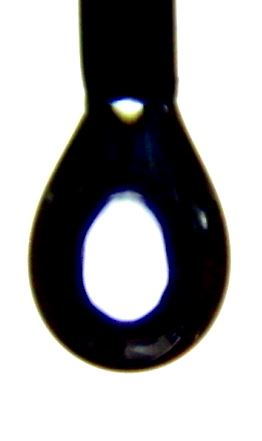
%> input picture 75.jpg, 262 x 441 px
$ octave test1.m   (GNU Octave 9; MATLAB toolbox functions it lacks are replaced by stand-ins)
%> lines starting %> are read from the running program, lines starting %| are printed output that depends on the picture; in (x1, y1, x2, y2) boxes, pixels count from 0 and x2, y2 are one past the last pixel; in counts of white or black regions, pixels touching at a corner belong together; the program's own positions count from 1
clc;clear;
%% 常参数设置
format long
needle_diameter=0.0016;%针尖的直径为0.002m
%% 图像预处理
I=imread('75.jpg');
%> I is the input picture: size 441x262x3 uint8; mean R, G, B 161.9, 161.3, 162.4
I1=rgb2gray(I);
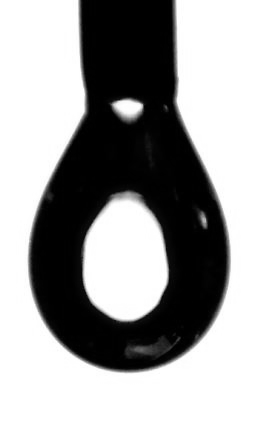
%> I1: size 441x262 uint8; min 0, max 255, mean 161.6
level=graythresh(I1);
%> level = 0.51
I1=~im2bw(I1,level);imshow(I1);
%> after `I1=~im2bw(I1,level)`:
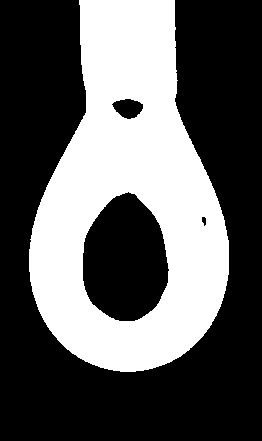
%> I1: size 441x262 logical; 37.1% white; 1 white region, box (x1, y1, x2, y2) and area: (29, 0, 229, 372) 42865
I2=imfill(I1,'holes');
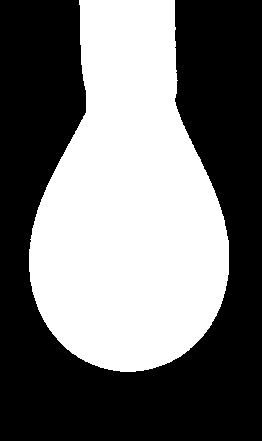
%> I2: size 441x262 logical; 44.8% white; 1 white region, box (x1, y1, x2, y2) and area: (29, 0, 229, 372) 51731
imshow(~I2);
I3=edge(I2);pause(0.3);
%> after `I3=edge(I2)`:
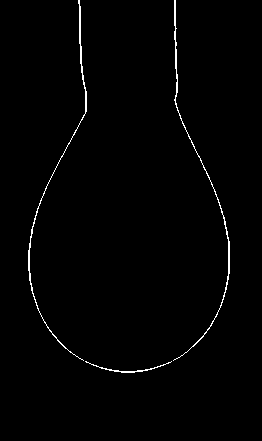
%> I3: size 441x262 logical; 1.1% white in thin lines or dots, all inside (x1, y1, x2, y2) = (28, 0, 230, 373)
%% 图像分割（手动分割针尖和液滴）
%> (the run ends here)

$ run again, with 001.jpg copied over 75.jpg
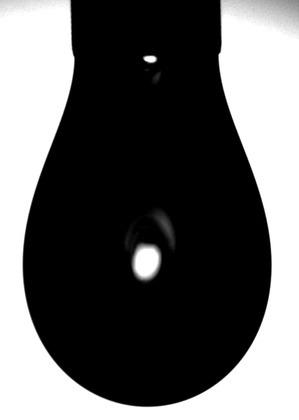
%> input picture 001.jpg, 299 x 420 px, shrunk from 519 x 729 before the run
%> I is the input picture: size 420x299x3 uint8; min 0, max 255, mean 97.4
%> level = 0.494
%> `I1=~im2bw(I1,level)`:
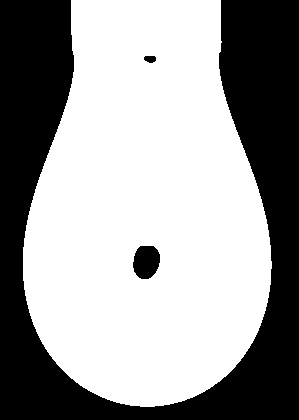
%> I1: size 420x299 logical; 61.5% white; 3 black regions, box (x1, y1, x2, y2) and area: (0, 0, 299, 420) 47506, (133, 246, 160, 279) 720, (144, 56, 156, 63) 69
%> I2: size 420x299 logical; 62.2% white; 1 black region, box (x1, y1, x2, y2) and area: (0, 0, 299, 420) 47506
%> `I3=edge(I2)`:
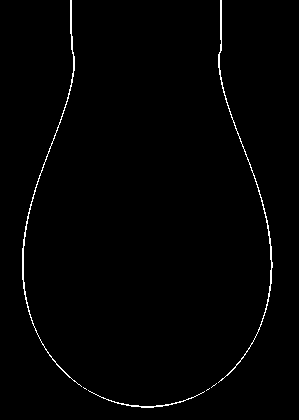
%> I3: size 420x299 logical; 1.1% white in thin lines or dots, all inside (x1, y1, x2, y2) = (22, 0, 273, 408)

$ run again, with 002.jpg copied over 75.jpg
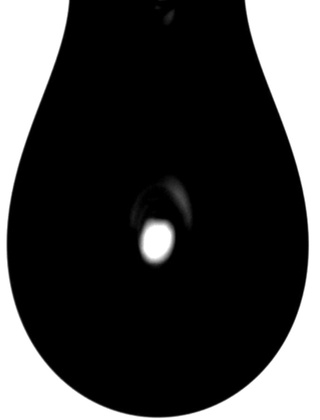
%> input picture 002.jpg, 320 x 420 px, shrunk from 685 x 898 before the run
%> I is the input picture: size 420x320x3 uint8; min 0, max 255, mean 65.3
%> level = 0.494
%> `I1=~im2bw(I1,level)`:
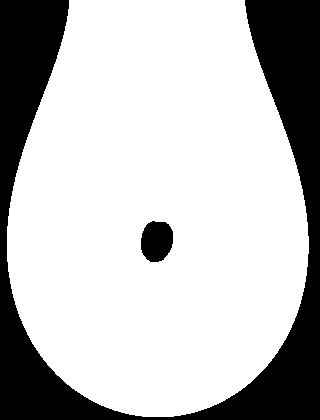
%> I1: size 420x320 logical; 74.5% white; 2 black regions, box (x1, y1, x2, y2) and area: (0, 0, 320, 420) 33159, (141, 221, 173, 262) 1060
%> I2: size 420x320 logical; 75.3% white; 1 black region, box (x1, y1, x2, y2) and area: (0, 0, 320, 420) 33159
%> `I3=edge(I2)`:
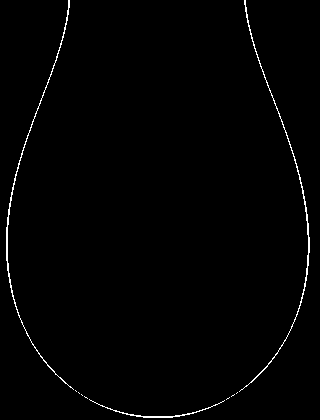
%> I3: size 420x320 logical; 1% white in thin lines or dots

$ run again, with 33.jpg copied over 75.jpg
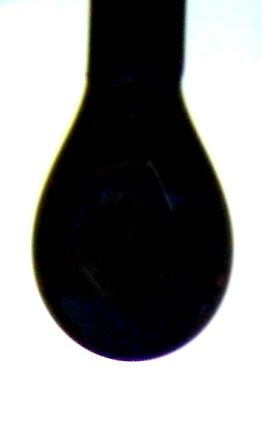
%> input picture 33.jpg, 262 x 436 px
%> I is the input picture: size 436x262x3 uint8; mean R, G, B 141.1, 141.4, 141.1
%> level = 0.502
%> `I1=~im2bw(I1,level)`:
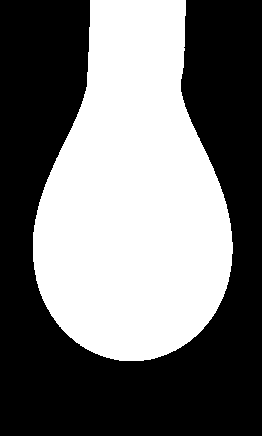
%> I1: size 436x262 logical; 44.8% white; 1 white region, box (x1, y1, x2, y2) and area: (33, 0, 233, 361) 51191
%> `I3=edge(I2)`:
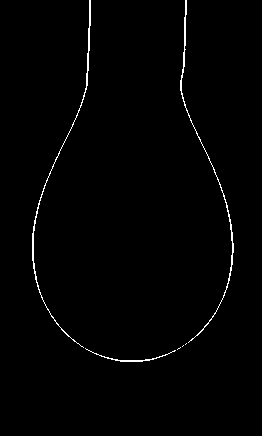
%> I3: size 436x262 logical; 1.1% white in thin lines or dots, all inside (x1, y1, x2, y2) = (32, 0, 234, 362)
